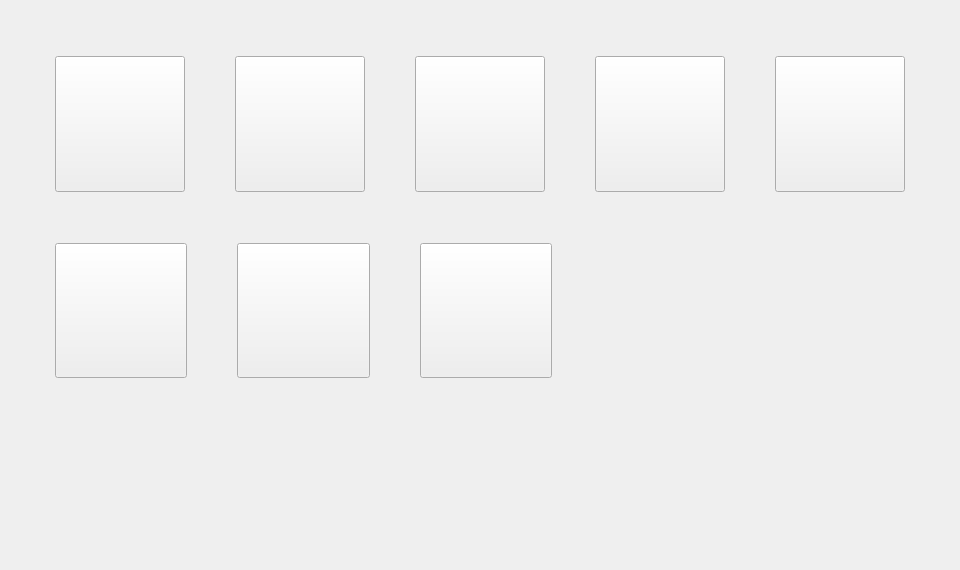
<?xml version="1.0" encoding="UTF-8"?>
<ui version="4.0">
 <class>SHLauncherDlg</class>
 <widget class="QWidget" name="SHLauncherDlg">
  <property name="geometry">
   <rect>
    <x>0</x>
    <y>0</y>
    <width>960</width>
    <height>570</height>
   </rect>
  </property>
  <property name="windowTitle">
   <string>Form</string>
  </property>
  <layout class="QGridLayout" name="gridLayout">
   <item row="0" column="0">
    <layout class="QVBoxLayout" name="verticalLayout" stretch="1,3,1,3,4">
     <item>
      <spacer name="verticalSpacer">
       <property name="orientation">
        <enum>Qt::Vertical</enum>
       </property>
       <property name="sizeHint" stdset="0">
        <size>
         <width>20</width>
         <height>40</height>
        </size>
       </property>
      </spacer>
     </item>
     <item>
      <layout class="QHBoxLayout" name="horizontalLayout" stretch="1,3,1,3,1,3,1,3,1,3,1">
       <item>
        <spacer name="horizontalSpacer_5">
         <property name="orientation">
          <enum>Qt::Horizontal</enum>
         </property>
         <property name="sizeHint" stdset="0">
          <size>
           <width>40</width>
           <height>20</height>
          </size>
         </property>
        </spacer>
       </item>
       <item>
        <widget class="QPushButton" name="m_btnHouse">
         <property name="sizePolicy">
          <sizepolicy hsizetype="Expanding" vsizetype="Expanding">
           <horstretch>0</horstretch>
           <verstretch>0</verstretch>
          </sizepolicy>
         </property>
         <property name="text">
          <string/>
         </property>
        </widget>
       </item>
       <item>
        <spacer name="horizontalSpacer">
         <property name="orientation">
          <enum>Qt::Horizontal</enum>
         </property>
         <property name="sizeHint" stdset="0">
          <size>
           <width>40</width>
           <height>20</height>
          </size>
         </property>
        </spacer>
       </item>
       <item>
        <widget class="QPushButton" name="m_btnProperty">
         <property name="sizePolicy">
          <sizepolicy hsizetype="Expanding" vsizetype="Expanding">
           <horstretch>0</horstretch>
           <verstretch>0</verstretch>
          </sizepolicy>
         </property>
         <property name="text">
          <string/>
         </property>
        </widget>
       </item>
       <item>
        <spacer name="horizontalSpacer_2">
         <property name="orientation">
          <enum>Qt::Horizontal</enum>
         </property>
         <property name="sizeHint" stdset="0">
          <size>
           <width>40</width>
           <height>20</height>
          </size>
         </property>
        </spacer>
       </item>
       <item>
        <widget class="QPushButton" name="m_btnMode">
         <property name="sizePolicy">
          <sizepolicy hsizetype="Expanding" vsizetype="Expanding">
           <horstretch>0</horstretch>
           <verstretch>0</verstretch>
          </sizepolicy>
         </property>
         <property name="text">
          <string/>
         </property>
        </widget>
       </item>
       <item>
        <spacer name="horizontalSpacer_3">
         <property name="orientation">
          <enum>Qt::Horizontal</enum>
         </property>
         <property name="sizeHint" stdset="0">
          <size>
           <width>40</width>
           <height>20</height>
          </size>
         </property>
        </spacer>
       </item>
       <item>
        <widget class="QPushButton" name="m_btnDeviceMgr">
         <property name="sizePolicy">
          <sizepolicy hsizetype="Expanding" vsizetype="Expanding">
           <horstretch>0</horstretch>
           <verstretch>0</verstretch>
          </sizepolicy>
         </property>
         <property name="text">
          <string/>
         </property>
        </widget>
       </item>
       <item>
        <spacer name="horizontalSpacer_4">
         <property name="orientation">
          <enum>Qt::Horizontal</enum>
         </property>
         <property name="sizeHint" stdset="0">
          <size>
           <width>40</width>
           <height>20</height>
          </size>
         </property>
        </spacer>
       </item>
       <item>
        <widget class="QPushButton" name="m_btnSetting">
         <property name="sizePolicy">
          <sizepolicy hsizetype="Expanding" vsizetype="Expanding">
           <horstretch>0</horstretch>
           <verstretch>0</verstretch>
          </sizepolicy>
         </property>
         <property name="text">
          <string/>
         </property>
        </widget>
       </item>
       <item>
        <spacer name="horizontalSpacer_6">
         <property name="orientation">
          <enum>Qt::Horizontal</enum>
         </property>
         <property name="sizeHint" stdset="0">
          <size>
           <width>40</width>
           <height>20</height>
          </size>
         </property>
        </spacer>
       </item>
      </layout>
     </item>
     <item>
      <spacer name="verticalSpacer_2">
       <property name="orientation">
        <enum>Qt::Vertical</enum>
       </property>
       <property name="sizeHint" stdset="0">
        <size>
         <width>20</width>
         <height>18</height>
        </size>
       </property>
      </spacer>
     </item>
     <item>
      <layout class="QHBoxLayout" name="horizontalLayout_2" stretch="1,3,1,3,1,3,1,3,1,3,1">
       <item>
        <spacer name="horizontalSpacer_7">
         <property name="orientation">
          <enum>Qt::Horizontal</enum>
         </property>
         <property name="sizeHint" stdset="0">
          <size>
           <width>40</width>
           <height>20</height>
          </size>
         </property>
        </spacer>
       </item>
       <item>
        <widget class="QPushButton" name="m_btnDoorCtl">
         <property name="sizePolicy">
          <sizepolicy hsizetype="Expanding" vsizetype="Expanding">
           <horstretch>0</horstretch>
           <verstretch>0</verstretch>
          </sizepolicy>
         </property>
         <property name="text">
          <string/>
         </property>
        </widget>
       </item>
       <item>
        <spacer name="horizontalSpacer_8">
         <property name="orientation">
          <enum>Qt::Horizontal</enum>
         </property>
         <property name="sizeHint" stdset="0">
          <size>
           <width>40</width>
           <height>20</height>
          </size>
         </property>
        </spacer>
       </item>
       <item>
        <widget class="QPushButton" name="m_btnSafe">
         <property name="sizePolicy">
          <sizepolicy hsizetype="Expanding" vsizetype="Expanding">
           <horstretch>0</horstretch>
           <verstretch>0</verstretch>
          </sizepolicy>
         </property>
         <property name="text">
          <string/>
         </property>
        </widget>
       </item>
       <item>
        <spacer name="horizontalSpacer_9">
         <property name="orientation">
          <enum>Qt::Horizontal</enum>
         </property>
         <property name="sizeHint" stdset="0">
          <size>
           <width>40</width>
           <height>20</height>
          </size>
         </property>
        </spacer>
       </item>
       <item>
        <widget class="QPushButton" name="m_btnNeighbor">
         <property name="sizePolicy">
          <sizepolicy hsizetype="Expanding" vsizetype="Expanding">
           <horstretch>0</horstretch>
           <verstretch>0</verstretch>
          </sizepolicy>
         </property>
         <property name="text">
          <string/>
         </property>
        </widget>
       </item>
       <item>
        <spacer name="horizontalSpacer_10">
         <property name="orientation">
          <enum>Qt::Horizontal</enum>
         </property>
         <property name="sizeHint" stdset="0">
          <size>
           <width>40</width>
           <height>20</height>
          </size>
         </property>
        </spacer>
       </item>
       <item>
        <spacer name="horizontalSpacer_11">
         <property name="orientation">
          <enum>Qt::Horizontal</enum>
         </property>
         <property name="sizeHint" stdset="0">
          <size>
           <width>40</width>
           <height>20</height>
          </size>
         </property>
        </spacer>
       </item>
       <item>
        <spacer name="horizontalSpacer_12">
         <property name="orientation">
          <enum>Qt::Horizontal</enum>
         </property>
         <property name="sizeHint" stdset="0">
          <size>
           <width>40</width>
           <height>20</height>
          </size>
         </property>
        </spacer>
       </item>
       <item>
        <spacer name="horizontalSpacer_13">
         <property name="orientation">
          <enum>Qt::Horizontal</enum>
         </property>
         <property name="sizeHint" stdset="0">
          <size>
           <width>40</width>
           <height>20</height>
          </size>
         </property>
        </spacer>
       </item>
       <item>
        <spacer name="horizontalSpacer_14">
         <property name="orientation">
          <enum>Qt::Horizontal</enum>
         </property>
         <property name="sizeHint" stdset="0">
          <size>
           <width>40</width>
           <height>20</height>
          </size>
         </property>
        </spacer>
       </item>
      </layout>
     </item>
     <item>
      <spacer name="verticalSpacer_3">
       <property name="orientation">
        <enum>Qt::Vertical</enum>
       </property>
       <property name="sizeHint" stdset="0">
        <size>
         <width>20</width>
         <height>218</height>
        </size>
       </property>
      </spacer>
     </item>
    </layout>
   </item>
  </layout>
 </widget>
 <resources/>
 <connections/>
</ui>
